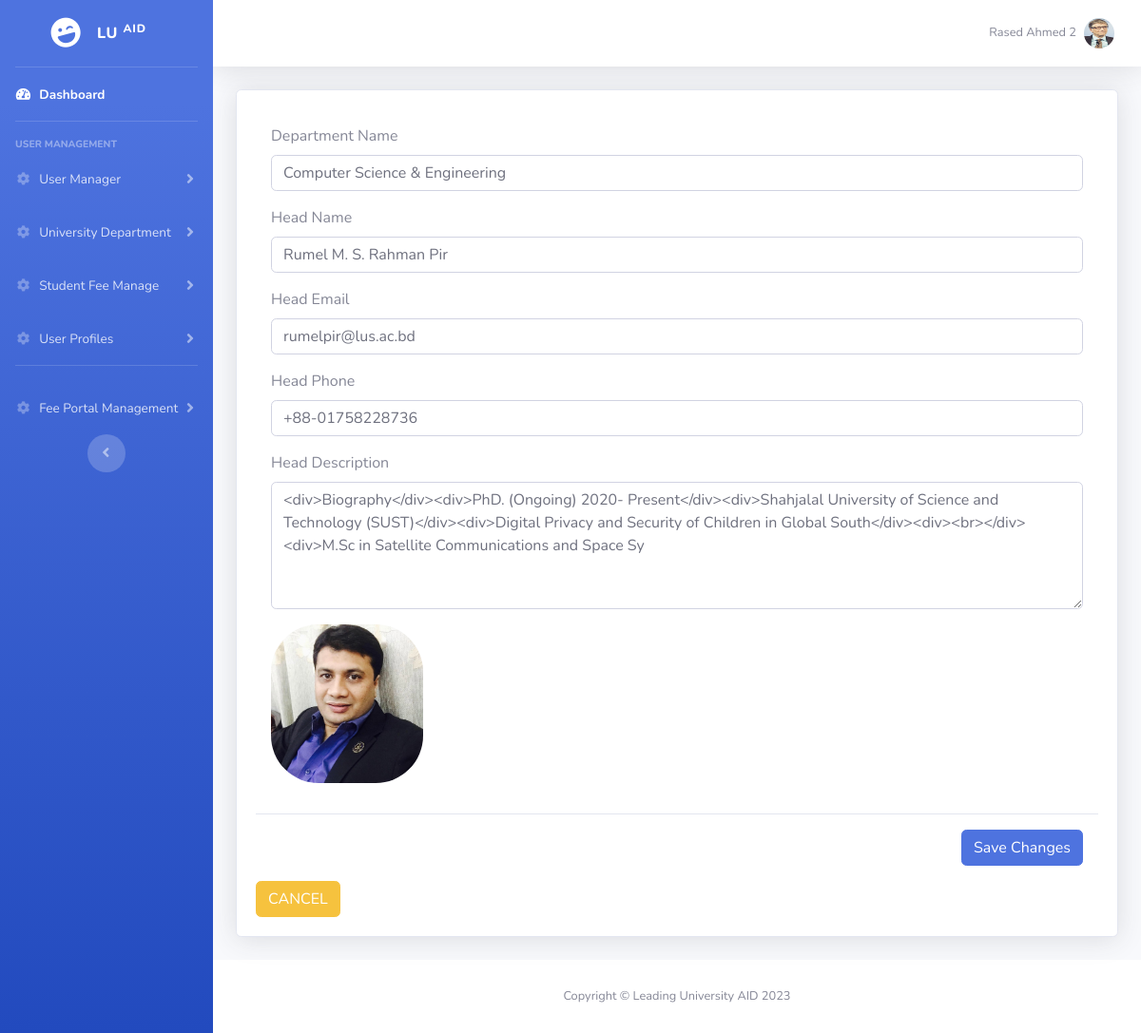
Page /lu-admin/department.php?source=edit_department&id=6 (signed in) on the committed database.
### tables this page shows
CREATE TABLE `department` (
  `department_id` int NOT NULL,
  `department_name` varchar(255) NOT NULL,
  `head_name` varchar(255) NOT NULL,
  `head_email` varchar(255) NOT NULL,
  `head_phone` varchar(255) NOT NULL,
  `head_description` varchar(255) NOT NULL,
  `head_photo` varchar(255) NOT NULL,
  `date` datetime NOT NULL DEFAULT CURRENT_TIMESTAMP
);

### lu-admin/components_department/edit_department.php (the view, shortened to what this page needs)
<div class="card shadow mb-4">
        <div class="card-body">
            <?php
            if(isset($_GET['id'])){
                $id = $_GET['id'];
                $query = "SELECT * FROM `department` WHERE department_id='$id'";
                $query_run = mysqli_query($connection,$query);
                while($row = mysqli_fetch_assoc($query_run)) {
                    $department_name = $row['department_name'];
                    $head_name = $row['head_name'];
                    $head_email = $row['head_email'];
                    $head_phone = $row['head_phone'];
                    $head_description = $row['head_description'];
                    $head_photo = $row['head_photo'];
                }
                    ?>
                <form action="" method="POST" enctype="multipart/form-data">
                    <div class="modal-body">
                        <div class="form-group">
                            <label for="name">Department Name</label>
                            <input type="text" class='form-control'name='department_name' value="<?php echo $department_name; ?>">
                        </div>
                        <div class="form-group">
                            <label for="name">Head Name</label>
                            <input type="text" class='form-control'name='head_name' value="<?php echo $head_name; ?>">
                        </div>
                        <div class="form-group">
                            <label for="name">Head Email</label>
                            <input type="email" class='form-control'name='head_email' value="<?php echo $head_email; ?>">
                        </div>
                        <div class="form-group">
                            <label for="name">Head Phone</label>
                            <input type="tel" class='form-control'name='head_phone' value="<?php echo $head_phone; ?>">
                        </div>
                        <div class="form-group">
                            <label for="name">Head Description</label>
                            <textarea class="form-control" cols="30" rows="5" name="head_description" id="summernote"><?php echo $head_description; ?></textarea>
                        </div>
                        <div class="form-group">
                            <img src="../upload/<?php echo $head_photo; ?>" class="img-fluid" style="border-radius: 50px; height: auto; width: 160px"/>
                        </div>
                    </div>
                    <div class="modal-footer">
                        <button type="submit" class="btn btn-primary" name='update'>Save Changes</button>
                    </div>
                </form>
                    <a href='department.php'><button type='submit' class='btn btn-warning'> CANCEL </button></a>
                    <?php
            }else{
                empty_data();
            }
            ?>
        </div>
</div>

### rows in the picture
department: department_name "Computer Science & Engineering", head_name "Rumel M. S. Rahman Pir", head_email "rumelpir@lus.ac.bd", head_phone "+88-01758228736", head_description "<div>Biography</div><div>PhD. (Ongoing) 2020- Present</div><div>Shahjalal University of Science and Technology (SUST)</div><div>Digital Privacy and Security of Children in Global South</div><div><br></div><div>M.Sc in Satellite Communications and Space Sy", head_photo (picture)

### other values in the picture
$_SESSION['name'] "Rased Ahmed 2"
